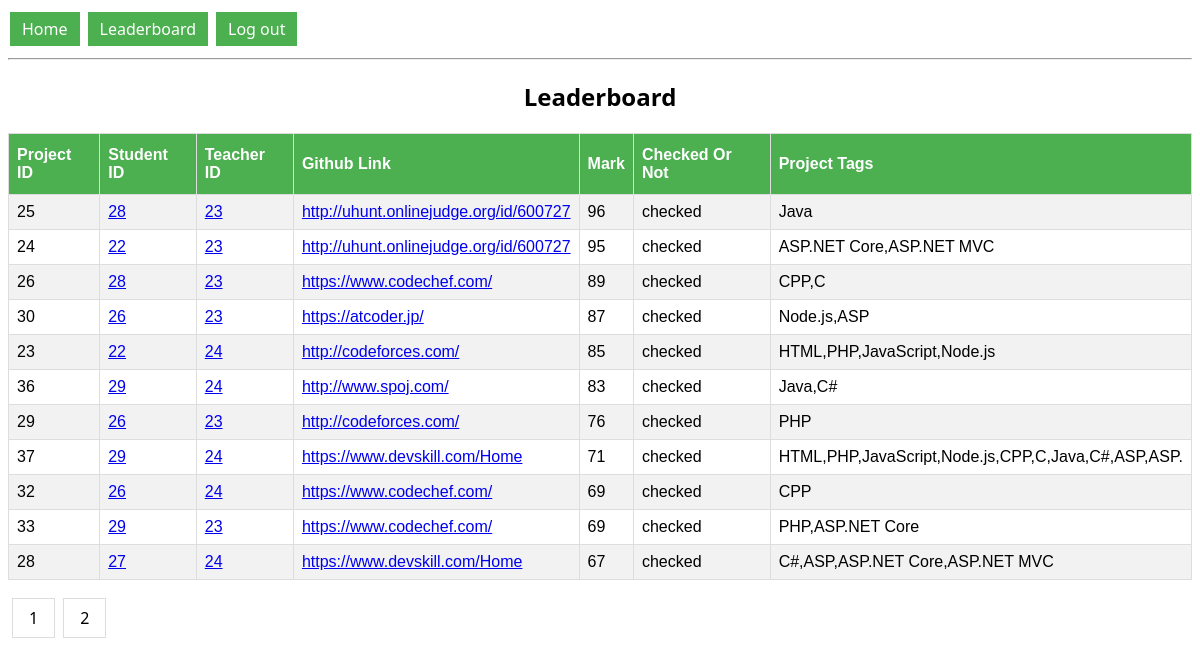
Page /leaderboard.php (signed in) on the committed database.
### tables this page shows
CREATE TABLE `project` (
  `projectID` int(11) NOT NULL,
  `tagList` varchar(50) NOT NULL,
  `projectDescription` varchar(500) NOT NULL,
  `githubLink` varchar(100) NOT NULL,
  `rating` double NOT NULL,
  `studentID` int(11) NOT NULL,
  `teacherID` int(11) NOT NULL,
  `checkedByTeacher` tinyint(1) NOT NULL DEFAULT '0'
);

### leaderboard.php (the view, shortened to what this page needs)
<?php
    require 'connect.inc.php';
?>
<!DOCTYPE html>
<html>
    <head>
    </head>
    <body>
    <a class="button" href="index.php">Home</a>
    <a class="button" href="leaderboard.php">Leaderboard</a>
    <a class="button" href="logout.php">Log out</a>
    <hr>
    <h2>Leaderboard </h2>
    <?php
        $limit = 11;
        if(isset($_GET["page"]))
            $page = $_GET["page"];
        else
            $page = 1;
        $startFrom = ($page - 1) * $limit;
        $query = "SELECT * FROM project ORDER BY `project`.`rating` DESC LIMIT $startFrom, $limit";
        $queryRun = mysqli_query($conn, $query);
        $queryNumRows = mysqli_num_rows($queryRun);
        if($queryNumRows > 0)
        {
            ?>
            <table id="projectTable">
            <tr>
                <th>Project ID</th>
                <th>Student ID</th>
                <th>Teacher ID</th>
                <th>Github Link</th>
                <th>Mark</th>
                <th>Checked Or Not</th>
                <th>Project Tags</th>
                </tr>
                <?php
                while($info = mysqli_fetch_assoc($queryRun))
                {
                    $visitStudentProfile = "showProfileByID.php?userID=".$info['studentID'];
                    $visitTeacherProfile = "showProfileByID.php?userID=".$info['teacherID'];
                ?>
                <?php
                    if($info['checkedByTeacher'] == 1)
                    {
                ?>
                    <tr>
                        <td> <?php echo $info['projectID'] ?> </td>
                        <td> <a href=<?php echo $visitStudentProfile ?> target="_blank" > <?php echo $info['studentID'] ?> </a>  </td>
                        <td> <a href=<?php echo $visitTeacherProfile ?> target="_blank" > <?php echo $info['teacherID'] ?> </a>  </td>
                        <td> <a href=<?php echo $info['githubLink'] ?> target="_black"> <?php echo $info['githubLink'] ?> </a> </td>
                        <td> <?php echo $info['rating'] ?> </td>
                        <td> <?php echo "checked" ?> </td>
                        <td> <?php echo $info['tagList'] ?> </td>
                <?php
                    }
                ?>
                </tr>
                <?php
                }
                ?>
                </table>
        <?php
        }
        ?>
        <?php
            require 'connect.inc.php';
            $query = "SELECT * FROM project WHERE checkedByTeacher = 1";
            $queryRun = mysqli_query($conn, $query);
            $queryNumRows = mysqli_num_rows($queryRun);
            $totalPages = ceil($queryNumRows / $limit);
            echo "<br>";
            for($I = 1; $I <= $totalPages; $I++)
            {
                ?>
                <?php
                    if($_GET["page"] == $I)
                    {
                ?>
                        <div = class="pagination">
                        <a class=active href="leaderboard.php?page=<?php echo $I ?>"> <?php echo $I ?></a>
                        </div>
                <?php
                    }
                    else
                    {
                ?>
                        <div = class="pagination">
                        <a href="leaderboard.php?page=<?php echo $I ?>"> <?php echo $I ?></a>
                        </div>
                <?php
                    }
                ?>
                <?php
            }
        ?>
    </body>
</html>

### leaderboard.php (style rules this page uses)
#projectTable { font-family: "Trebuchet MS", Arial, Helvetica, sans-serif; border-collapse: collapse; width: 100%; }
#projectTable td, #projectTable th { border: 1px solid #ddd; padding: 8px; }
#projectTable tr:nth-child(even) { background-color: #f2f2f2; }
#projectTable th { padding-top: 12px; padding-bottom: 12px; text-align: left; background-color: #4CAF50; color: white; }
.button { background-color: #4CAF50; border: none; color: white; padding: 6px 12px; text-align: center; text-decoration: none; display: inline-block; font-size: 16px; margin: 4px 2px; cursor: pointer; font-family: "Segoe UI"; }
h2 { text-align: center; font-family: "Segoe UI"; }
.pagination a { display: inline-block; color: black; margin: 0 4px; border: 1px solid #ddd; float: left; padding: 8px 16px; text-decoration: none; transition: background-color .3s; font-family: "Segoe UI"; }

### rows in the picture
project: projectID "25", studentID "28", teacherID "23", githubLink "http://uhunt.onlinejudge.org/id/600727", rating "96", tagList "Java"
project: projectID "24", studentID "22", teacherID "23", githubLink "http://uhunt.onlinejudge.org/id/600727", rating "95", tagList "ASP.NET Core,ASP.NET MVC"
project: projectID "26", studentID "28", teacherID "23", githubLink "https://www.codechef.com/", rating "89", tagList "CPP,C"
project: projectID "30", studentID "26", teacherID "23", githubLink "https://atcoder.jp/", rating "87", tagList "Node.js,ASP"
project: projectID "23", studentID "22", teacherID "24", githubLink "http://codeforces.com/", rating "85", tagList "HTML,PHP,JavaScript,Node.js"
project: projectID "36", studentID "29", teacherID "24", githubLink "http://www.spoj.com/", rating "83", tagList "Java,C#"
project: projectID "29", studentID "26", teacherID "23", githubLink "http://codeforces.com/", rating "76", tagList "PHP"
project: projectID "37", studentID "29", teacherID "24", githubLink "https://www.devskill.com/Home", rating "71", tagList "HTML,PHP,JavaScript,Node.js,CPP,C,Java,C#,ASP,ASP."
project: projectID "32", studentID "26", teacherID "24", githubLink "https://www.codechef.com/", rating "69", tagList "CPP"
project: projectID "33", studentID "29", teacherID "23", githubLink "https://www.codechef.com/", rating "69", tagList "PHP,ASP.NET Core"
project: projectID "28", studentID "27", teacherID "24", githubLink "https://www.devskill.com/Home", rating "67", tagList "C#,ASP,ASP.NET Core,ASP.NET MVC"
